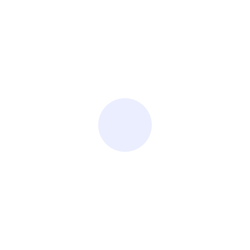
Frame 1 (no input)
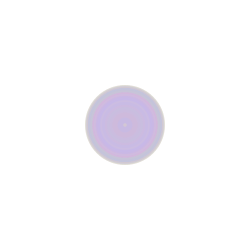
Frame 60 (the mouse pressed at the canvas centre just before this capture)
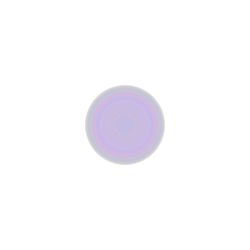
Frame 120 (the mouse held since frame 60 and released just before this capture)

The Processing sketch that drew these frames (run headless with seeded random() and noise(); from frame 60 on, the mouse is pressed at the canvas centre):

// Processing sketch: processing_187285
// ── processing_187285.pde

int counter;

void setup() {  //setup function called initially, only once
  size(250, 250);
  background(255);  //set background white
  colorMode(HSB);   //set colors to Hue, Saturation, Brightness mode
  counter = 50;
}

void draw() {  //draw function loops 
  counter++;
  noStroke();
  fill(random(255),100,255,50);
  
  if(mousePressed == true) { //add some interaction
    ellipse(mouseX, mouseY, 20, 20);
  }
  else {
    ellipse(width/2, height/2, 80*sin(counter), 80*sin(counter));
  }
}
